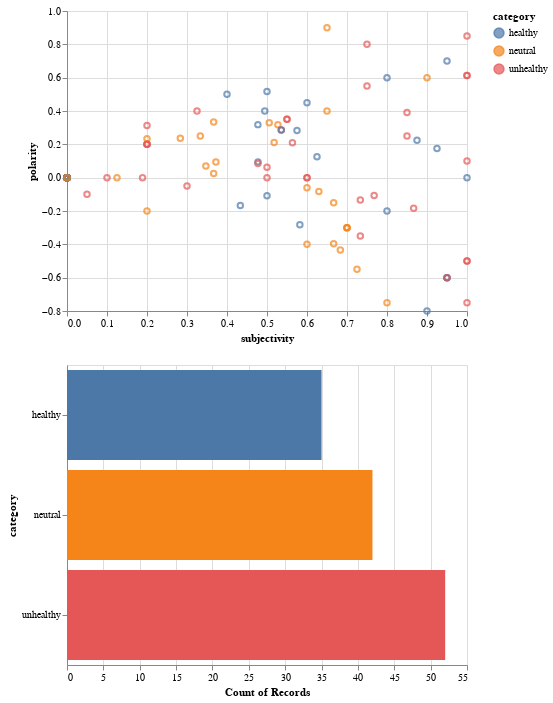

The specification (Vega-Lite) saved for this image:
### Vega-Lite specification from a JSON file in a GitHub repository (floating-point values rounded to 4 significant figures; data arrays with more than 128 entries replaced by an {"elided": "..."} marker saying what was removed)
{"config": {"view": {"width": 400, "height": 300}, "mark": {"tooltip": null}}, "vconcat": [{"mark": "point", "encoding": {"color": {"condition": {"type": "nominal", "field": "category", "selection": "selector001"}, "value": "grey"}, "x": {"type": "quantitative", "field": "subjectivity"}, "y": {"type": "quantitative", "field": "polarity"}}, "selection": {"selector001": {"type": "interval"}}}, {"mark": "bar", "encoding": {"color": {"type": "nominal", "field": "category"}, "x": {"type": "quantitative", "aggregate": "count", "field": "category"}, "y": {"type": "nominal", "field": "category"}}, "transform": [{"filter": {"selection": "selector001"}}]}], "data": {"name": "data-ce474c6d3489b8c571ca08377716058f"}, "$schema": "https://vega.github.io/schema/vega-lite/v3.4.0.json", "datasets": {"data-ce474c6d3489b8c571ca08377716058f": {"elided": "129 records"}}}
